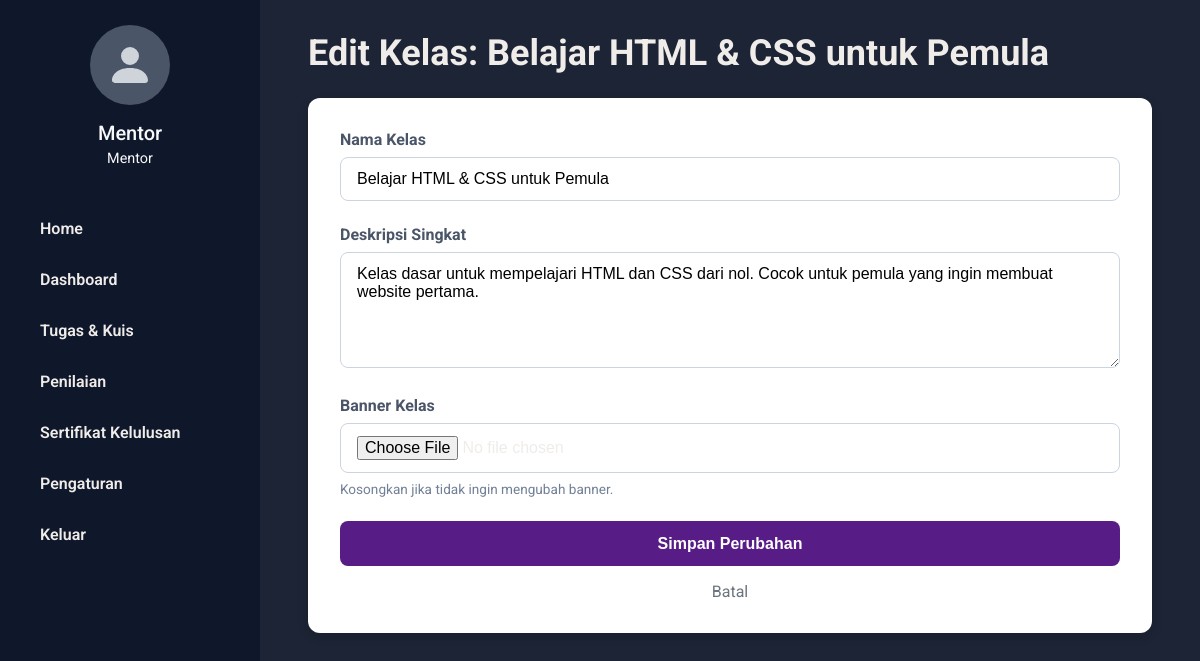
The page /mentor/editKelas.php?kelas_id=1 on the database its author committed.
### tables this page shows
CREATE TABLE `kelas` (
  `kelas_id` int(11) NOT NULL AUTO_INCREMENT,
  `title_kelas` varchar(200) NOT NULL,
  `foto_kelas` varchar(255) DEFAULT NULL,
  `desk_kelas` text DEFAULT NULL,
  `mentor_id` int(11) DEFAULT NULL,
  `kategori_id` int(11) DEFAULT NULL,
  PRIMARY KEY (`kelas_id`),
  FOREIGN KEY (`mentor_id`) REFERENCES `mentors`(`mentor_id`) ON DELETE SET NULL,
  FOREIGN KEY (`kategori_id`) REFERENCES `kategori_kelas`(`kategori_kelas_id`) ON DELETE SET NULL
);

### mentor/editKelas.php (the view, shortened to what this page needs)
<?php
include '../koneksi/koneksi.php';
$kelas_id = (int) $_GET['kelas_id'];
$sql_kelas = "SELECT * FROM kelas WHERE kelas_id = $kelas_id";
$result_kelas = mysqli_query($conn, $sql_kelas);
$kelas = mysqli_fetch_assoc($result_kelas);
?>
<!DOCTYPE html>
<html lang="id">
<head>
    <link rel="stylesheet" href="css/mentorDashboard.css">
    <link rel="stylesheet" href="https://cdnjs.cloudflare.com/ajax/libs/font-awesome/6.5.1/css/all.min.css">
</head>
<body>
    <div class="dashboard-container">
        <?php include 'components/sidebar.php'; ?>
        <div class="main-content">
            <header>
                <h1>Edit Kelas: <?= htmlspecialchars($kelas['title_kelas']) ?></h1>
            </header>
            <div class="form-container">
                <form action="#" method="POST" enctype="multipart/form-data">
                    <div class="form-group">
                        <label for="nama_kelas">Nama Kelas</label>
                        <input type="text" id="title_kelas" name="title_kelas"
                            value="<?= htmlspecialchars($kelas['title_kelas']) ?>" required>
                    </div>
                    <div class="form-group">
                        <label for="deskripsi">Deskripsi Singkat</label>
                        <textarea id="desk_kelas" name="desk_kelas" rows="5"
                            required><?= htmlspecialchars($kelas['desk_kelas']) ?></textarea>
                    </div>
                    <div class="form-group">
                        <label for="banner_image">Banner Kelas</label>
                        <input type="file" id="banner_image" name="banner_image" accept="image/*">
                        <small>Kosongkan jika tidak ingin mengubah banner.</small>
                    </div>
                    <button type="submit" class="btn-submit">Simpan Perubahan</button>
                    <div style="text-align: center; margin-top: 1rem;">
                        <a href="mentorDashboard.php" style="color: #6c757d; text-decoration: none;">Batal</a>
                    </div>
                </form>
            </div>
        </div>
    </div>
</body>
</html>

### mentor/css/mentorDashboard.css (style rules this page uses)
* { margin: 0; padding: 0; box-sizing: border-box; }
body { font-family: 'Roboto', sans-serif; background-color: #1C2435; }
a { text-decoration: none; color: inherit; }
.dashboard-container { display: flex; min-height: 100vh; }
header h1 { font-size: 28px; margin-bottom: 10px; color: #efece9; }
.main-content { flex-grow: 1; padding: 40px; overflow-x: hidden; }
.main-content { flex-grow: 1; padding: 2rem 3rem }
header h1 { font-size: 2.25rem; font-weight: 700; margin: 0 0 1.5rem 0 }
.form-container { background-color: #ffffff; color: #efece9; padding: 2rem; border-radius: 12px; box-shadow: 0 4px 12px rgba(0, 0, 0, 0.1) }
.form-group { margin-bottom: 1.5rem }
.form-group label { display: block; font-weight: 700; margin-bottom: 0.5rem; color: #4A5568 }
.form-group input[type="text"], .form-group input[type="number"], .form-group input[type="file"], .form-group input[type="email"], .form-group input[type="password"], .form-group select, .form-group textarea { width: 100%; padding: 0.75rem 1rem; border: 1px solid #CBD5E0; border-radius: 8px; font-size: 1rem; font-family: 'Nunito', sans-serif; box-sizing: border-box; transition: border-color 0.2s, box-shadow 0.2s }
.form-group small { display: block; margin-top: 0.5rem; font-size: 0.85rem; color: #718096 }
.btn-submit { width: 100%; padding: 0.85rem 1rem; background-color: #581C87; color: white; border: none; border-radius: 8px; font-size: 1rem; font-weight: 700; cursor: pointer; transition: background-color 0.2s }

### rows shown on the page
kelas: title_kelas "Belajar HTML & CSS untuk Pemula", desk_kelas "Kelas dasar untuk mempelajari HTML dan CSS dari nol. Cocok untuk pemula yang ingin membuat website pertama."

### other values the page prints
$nama_lengkap "Mentor"
